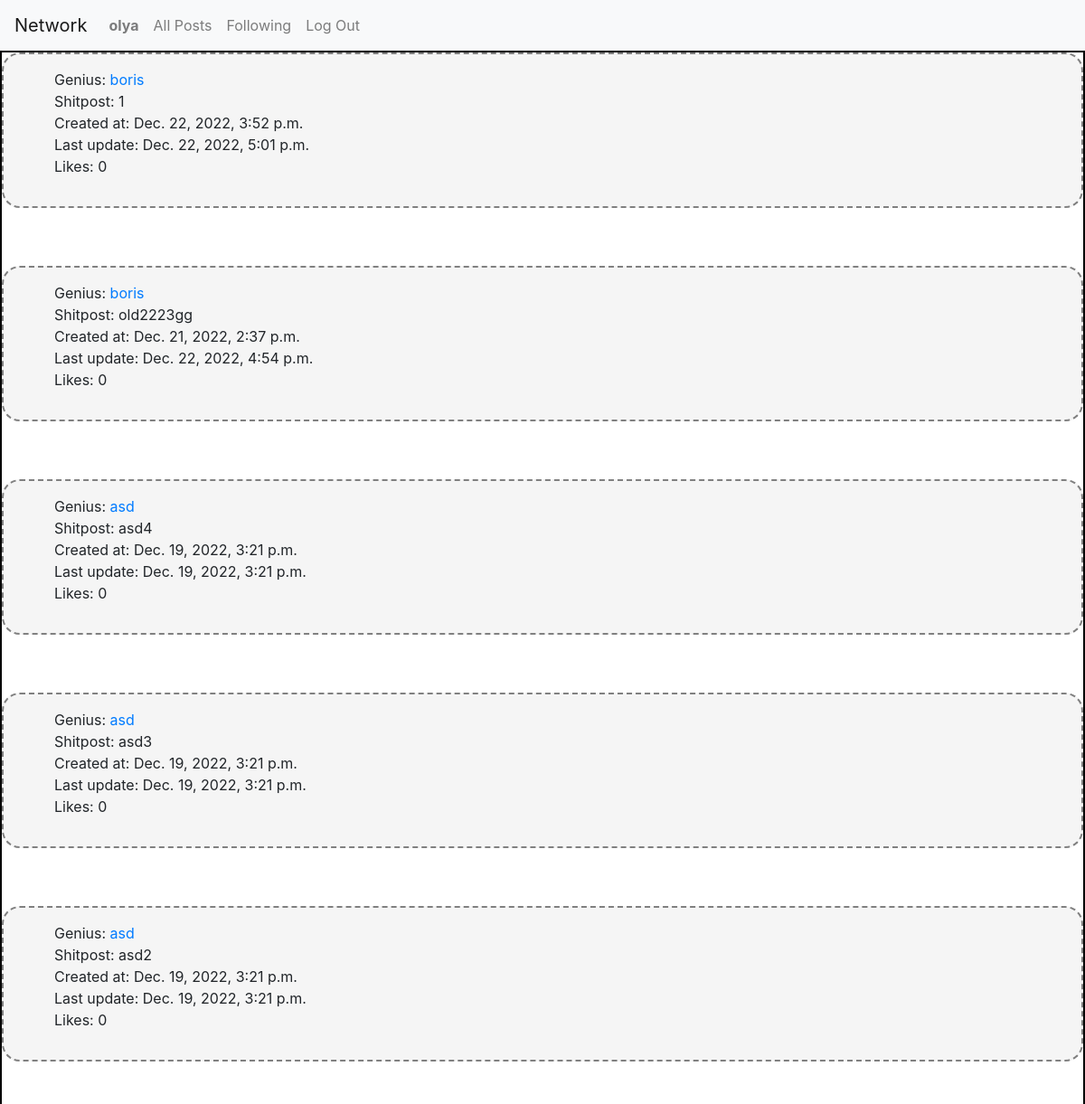
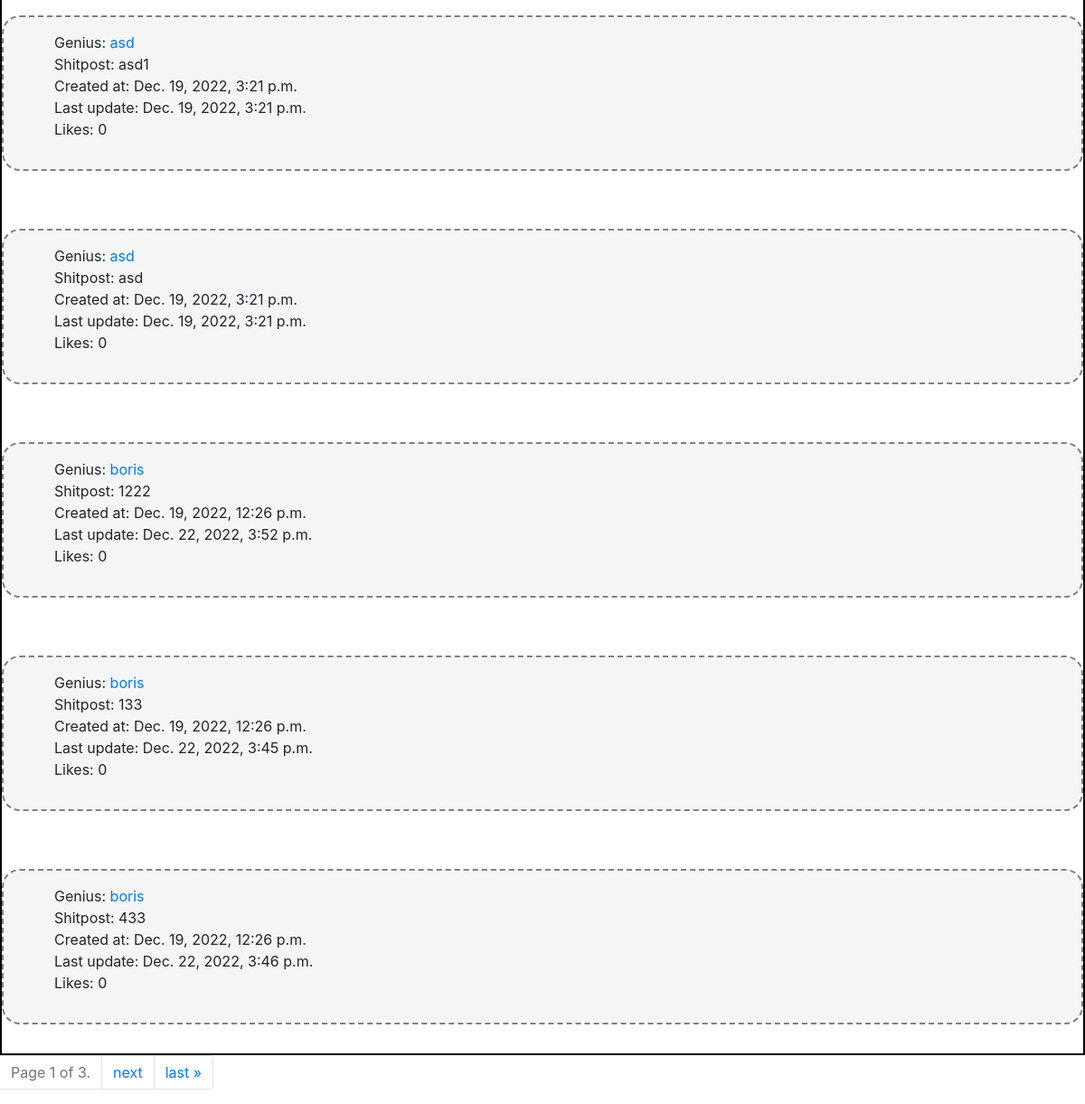
The app's page /following (signed in) with its own data (2 pictures, top to bottom).
### network/models.py (models this page shows)
class User(AbstractUser):
    followed_by = models.ManyToManyField('self', symmetrical=False, related_name='is_following', blank=True)
    pass

class Post(models.Model):
    author = models.ForeignKey(User, on_delete=models.CASCADE)
    text = models.CharField(max_length=140, blank=False)
    created_at = models.DateTimeField(auto_now_add=True)
    updated_at = models.DateTimeField(auto_now=True)
    liked_by = models.ManyToManyField(User, blank=True, related_name='liked_posts')

### network/views.py (the view)
# urls.py: path('following', views.Following.as_view(), name='following'),
@method_decorator(login_required, name='dispatch')
class Following(ListView):
    model = Post
    paginate_by = 10
    template_name = 'network/following.html'
    def get_queryset(self):
        follows = self.request.user.is_following.all()
        return Post.objects.filter(author__in=follows).order_by('-created_at')

### network/templates/network/following.html (shortened to what this page needs)
{% extends 'network/layout.html' %} {%load static %} {% block body %}
<div class="posts-div">
  <div class="posts">
    {% for post in page_obj %}
    <div class="post">
      <ul>
        <li>Genius: <a href="{% url 'profile' post.author %}">{{post.author}} <a></li>
        <li>Shitpost: {{post.text}}</li>
        <li>Created at: {{post.created_at}}</li>
        <li>Last update: {{post.updated_at}}</li>
        <li>Likes: {{post.liked_by | length}}</li>
      </ul>
    </div>
    {% endfor %}
  </div>
</div>
<nav aria-label="Page navigation example">
  <ul class="pagination">
<li class="page-item disabled"> <a href="#" class="page-link">
  Page {{ page_obj.number }} of {{ page_obj.paginator.num_pages }}.
</a>
</li>
{% if page_obj.has_next %}
<li class="page-item"><a class="page-link" href="?page={{ page_obj.next_page_number }}">next</a> </li>
<li class="page-item"><a class="page-link" href="?page={{ page_obj.paginator.num_pages }}">last &raquo;</a></li>
{% endif %}
</ul>
</nav>
{% endblock %}

### network/templates/network/layout.html (shortened to what this page needs)
{% load static %}
<!DOCTYPE html>
<html lang="en">
    <head>
        <link rel="stylesheet" href="https://stackpath.bootstrapcdn.com/bootstrap/4.4.1/css/bootstrap.min.css">
        <link href="{% static 'network/styles.css' %}" rel="stylesheet">
    </head>
    <body>
        <nav class="navbar navbar-expand-lg navbar-light bg-light">
            <a class="navbar-brand" href="{% url 'index' %}">Network</a>
            <div>
              <ul class="navbar-nav mr-auto">
                {% if user.is_authenticated %}
                    <li class="nav-item">
                        <a class="nav-link" href="{% url 'profile' user.username %}"><strong>{{ user.username }}</strong></a>
                    </li>
                {% endif %}
                <li class="nav-item">
                  <a class="nav-link" href="{% url 'index' %}">All Posts</a>
                </li>
                {% if user.is_authenticated %}
                    <li class="nav-item">
                        <a class="nav-link" href="{% url 'following' %}">Following</a>
                    </li>
                    <li class="nav-item">
                        <a class="nav-link" href="{% url 'logout' %}">Log Out</a>
                    </li>
                {% endif %}
              </ul>
            </div>
          </nav>
        <div class="body">
            {% block body %}
            {% endblock %}
        </div>
    </body>
</html>

### network/static/network/styles.css (style rules this page uses)
.posts { display: flex; flex-direction: column; flex-wrap: wrap; gap:2rem; border: 2px solid rgb(0, 0, 0); }
.post { background-color: whitesmoke; padding: 1rem; display: flex; border: 2px dashed gray; flex-wrap: wrap; flex: 1; border-radius: 20px; }
.post ul { list-style: none; }
.post li { word-break: break-all; }

### records on screen
User: username "olya"
Post: author "boris", text "1", created_at "Dec. 22, 2022, 3:52 p.m.", updated_at "Dec. 22, 2022, 5:01 p.m.", liked_by|length "0"
Post: author "boris", text "old2223gg", created_at "Dec. 21, 2022, 2:37 p.m.", updated_at "Dec. 22, 2022, 4:54 p.m.", liked_by|length "0"
Post: author "asd", text "asd4", created_at "Dec. 19, 2022, 3:21 p.m.", updated_at "Dec. 19, 2022, 3:21 p.m.", liked_by|length "0"
Post: author "asd", text "asd3", created_at "Dec. 19, 2022, 3:21 p.m.", updated_at "Dec. 19, 2022, 3:21 p.m.", liked_by|length "0"
Post: author "asd", text "asd2", created_at "Dec. 19, 2022, 3:21 p.m.", updated_at "Dec. 19, 2022, 3:21 p.m.", liked_by|length "0"
Post: author "asd", text "asd1", created_at "Dec. 19, 2022, 3:21 p.m.", updated_at "Dec. 19, 2022, 3:21 p.m.", liked_by|length "0"
Post: author "asd", text "asd", created_at "Dec. 19, 2022, 3:21 p.m.", updated_at "Dec. 19, 2022, 3:21 p.m.", liked_by|length "0"
Post: author "boris", text "1222", created_at "Dec. 19, 2022, 12:26 p.m.", updated_at "Dec. 22, 2022, 3:52 p.m.", liked_by|length "0"
Post: author "boris", text "133", created_at "Dec. 19, 2022, 12:26 p.m.", updated_at "Dec. 22, 2022, 3:45 p.m.", liked_by|length "0"
Post: author "boris", text "433", created_at "Dec. 19, 2022, 12:26 p.m.", updated_at "Dec. 22, 2022, 3:46 p.m.", liked_by|length "0"

### other values on screen
{{ page_obj.number }} "1"
{{ page_obj.paginator.num_pages }} "3"
